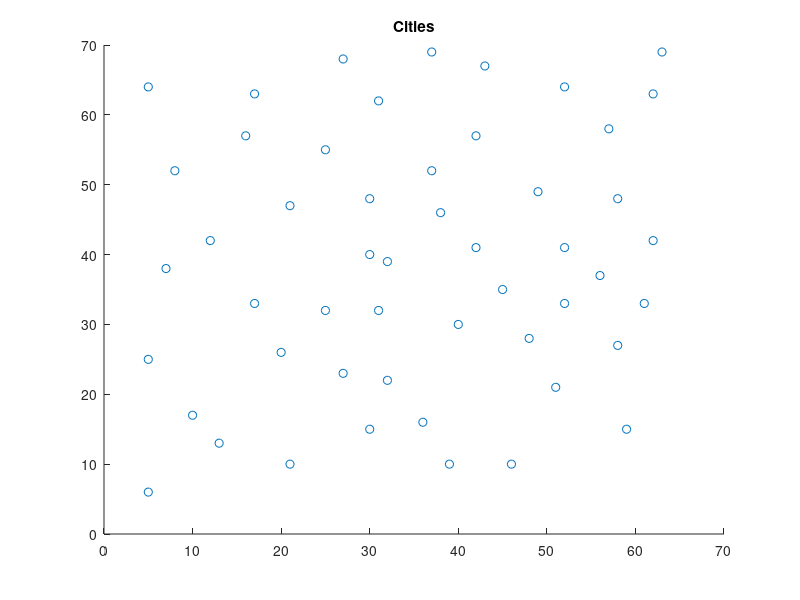

Write MATLAB code to recreate this figure. (Note: this script raises an error after producing the figure.)
eil51 = [37 52
49 49
52 64
20 26
40 30
21 47
17 63
31 62
52 33
51 21
42 41
31 32
5 25
12 42
36 16
52 41
27 23
17 33
13 13
57 58
62 42
42 57
16 57
8 52
7 38
27 68
30 48
43 67
58 48
58 27
37 69
38 46
46 10
61 33
62 63
63 69
32 22
45 35
59 15
5 6
10 17
21 10
5 64
30 15
39 10
32 39
25 32
25 55
48 28
56 37
30 40 ];

total_iterations = 1000;
frequency = 1000;
p = 0.9;

fitness_average = [];
sol_count = 0;
dlist = [];
dlist_count = 0;
radius = 40;
velocity = 20;
center = [ 34.9412   39.0196 ]; %[ 166.5667  363.3000 ]; 
time=0:0.001:100; %time vector in seconds
th=0:pi/50:2*pi;
xunit=radius*cos(th) + center(1);
yunit=radius*sin(th) + center(2);
dlist = [dlist ; size(eil51,1) + 1, xunit(1), yunit(1), 1];
scatter(eil51(:, 1), eil51(:, 2)); % plotting the cities
title('Cities');
for t=2:316
    xunit=radius*cos(velocity*time(t) )+ center(1); 
    yunit=radius*sin(velocity*time(t) )+ center(2); 
    eil51_1 = [eil51; xunit(1), yunit(1)];
    dlist = [dlist ; size(eil51,1) + 1, xunit(1), yunit(1), 3];
end

xy          = eil51;
%dlist      = [];
popSize     = 100;
[n,dims]    = size(xy);
dmat        = [];
globalMin = Inf;
totalDist = zeros(1,popSize);
errors = zeros(1, size(dlist, 1));
stop = 0;

% Calculating distance matrix
if isempty(dmat)
    nPoints = size(xy,1);
    a = meshgrid(1:nPoints);
    dmat = reshape(sqrt(sum((xy(a,:)-xy(a',:)).^2,2)),nPoints,nPoints);
end

% Initialize the Population
pop = zeros(popSize,n);
pop(1,:) = (1:n);
for k = 2:popSize
    pop(k,:) = randperm(n);
end

% Evaluate Each Population Member (Calculate Total Distance)
for p = 1:popSize
    d = dmat(pop(p,n),pop(p,1));
    for k = 2:n
        d = d + dmat(pop(p,k-1),pop(p,k));
    end
    totalDist(p) = d;
end

while stop == 0 %sol_count < 5
    %tic()
    
    %
    %[fitness_average_inver, distHistory_inv, toctime_inv] = InverOver(xy, dmat, pop, popSize, totalDist, frequency, p, total_iterations);
    [fitness_average_inver, distHistory_inv, toctime_inv] = GSInverOver(xy, dmat, pop, popSize, totalDist, frequency, p, total_iterations);
    
    while ~isempty(dlist)
        if(dlist(1, 4) == 1) % if type is INSERT
            [xy, dmat, pop, totalDist] = Insert([dlist(1,2), dlist(1,3)], xy, dmat, pop, popSize, totalDist);
            
        end
        if(dlist(1, 4) == 2) % if type is DELETE
            [xy, dmat, pop, totalDist] = Delete(dlist(1,1), xy, dmat, pop, popSize, totalDist);
        end
        if(dlist(1,4) == 3) % if type is CHANGE
            [xy, dmat, pop, totalDist] = Delete(dlist(1,1), xy, dmat, pop, popSize, totalDist);
            [xy, dmat, pop, totalDist] = Insert([dlist(1,2), dlist(1,3)], xy, dmat, pop, popSize, totalDist);
        end
        dlist(1, :) = [];
        f = figure(1);
        hold on;
        [minDist,minIndex] = min(totalDist);
        clf(f);
        globalMin = minDist;
        optRoute = pop(minIndex,:);
        rte = optRoute([1:size(dmat,1) 1]);
        plot(xy(rte,1),xy(rte,2),'r.-');
        title(sprintf('Total Distance = %1.4f', minDist));
        pause(0.05);
        [minDist,minIndex] = min(totalDist);
        dlist_count = dlist_count + 1;
    end
    
    stop = 1;
    
    [minDist,minIndex] = min(totalDist);
    % Find the Best Route in the Population
    if minDist < globalMin 
        sol_count = 0;
        globalMin = minDist;
        optRoute = pop(minIndex,:);
        rte = optRoute([1:size(optRoute) 1]);
    else
        sol_count = sol_count + 1;
    end
    
end

figure('Name','DIOEA | Results','Numbertitle','off');
subplot(2,1,1);
plot(fitness_average_inver);
title('Average Solution at Each Generation');

subplot(2,1,2);
plot(errors,'b','LineWidth',2);
title('Relative Error at Each Generation');